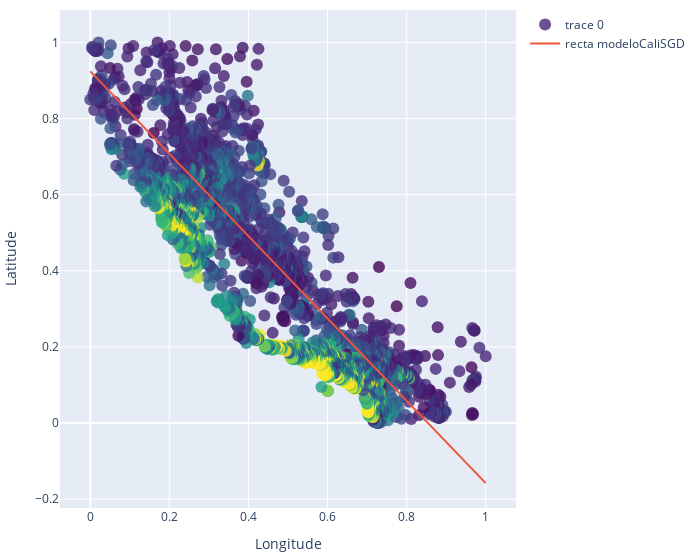

Here is the notebook cell this chart was saved with:
### Code cell
#graficar con longitud y latitud 2d

fig = go.Figure(data=[go.Scatter(
    x=X_dfCaliforniaTrain[:,0],
    y=X_dfCaliforniaTrain[:,1],
    mode='markers',
    marker=dict(
        
        size=12,
        color=y_dfCaliforniaTrain,
        colorscale='Viridis',
        opacity=0.8
    )
)])

fig.update_layout(
    xaxis_title='Longitude',
    yaxis_title='Latitude',
    width=700,
    margin=dict(r=20, b=10, l=10, t=10))

#recta de modeloCaliSGD solo para los 2 primeros coef
x1 = np.linspace(0, 1, 10)

x2 = (-modeloCaliSGD.coef_[0]*x1 - modeloCaliSGD.intercept_)/modeloCaliSGD.coef_[1]

fig.add_trace(go.Scatter(x=x1, y=x2, mode='lines', name='recta modeloCaliSGD'))





fig.show()

### Figure 1 — Plotly figure (JSON) as saved in the notebook; plotly's stock layout.template omitted (floating-point values rounded to 4 significant figures; data arrays with more than 128 entries replaced by an {"elided": "..."} marker saying what was removed)
{"data": [{"marker": {"color": {"elided": "17000 int values"}, "colorscale": [[0, "#440154"], [0.1111, "#482878"], [0.2222, "#3e4989"], [0.3333, "#31688e"], [0.4444, "#26828e"], [0.5556, "#1f9e89"], [0.6667, "#35b779"], [0.7778, "#6ece58"], [0.8889, "#b5de2b"], [1, "#fde725"]], "opacity": 0.8, "size": 12}, "mode": "markers", "type": "scatter", "x": {"elided": "17000 float values"}, "y": {"elided": "17000 float values"}}, {"mode": "lines", "name": "recta modeloCaliSGD", "type": "scatter", "x": [0, 0.1111, 0.2222, 0.3333, 0.4444, 0.5556, 0.6667, 0.7778, 0.8889, 1], "y": [0.9238, 0.8036, 0.6834, 0.5633, 0.4431, 0.323, 0.2028, 0.08268, -0.03748, -0.1576]}], "layout": {"margin": {"b": 10, "l": 10, "r": 20, "t": 10}, "width": 700, "xaxis": {"title": {"text": "Longitude"}}, "yaxis": {"title": {"text": "Latitude"}}}}
